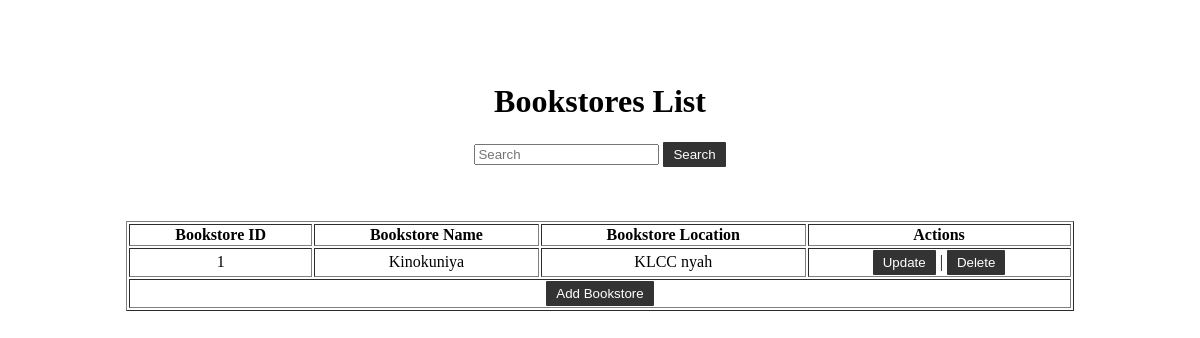
Page /nixon/bookstoredisplay.php on the committed database.
### tables this page shows
CREATE TABLE `bookstores` (
  `bookstore_id` int(10) NOT NULL,
  `bookstore_name` varchar(500) NOT NULL,
  `bookstore_location` varchar(500) NOT NULL
);

### nixon/bookstoredisplay.php (the view, shortened to what this page needs)
<?php
require "conec.php";
$sql = "SELECT * FROM bookstores";
$execute = mysqli_query($conec, $sql);
?>
<!DOCTYPE html>
<html lang="en">
<head>
    <link rel="stylesheet" type="text/css" href="css/styles.css">
</head>
<body>
    <br><br><br>
    <h1>Bookstores List</h1>
    <div align="center">
        <form action="bookstoresearch.php" method="POST">
            <input type="text" name="valueToSearch" placeholder="Search">
            <button type="submit" name="search" class="button">Search</button>
        </form>
        <br><br><br>
    </div>
    <table border="1" width="80%" align="center">
        <thead>
            <th>Bookstore ID</th>
            <th>Bookstore Name</th>
            <th>Bookstore Location</th>
            <th>Actions</th>
        </thead>
        <?php while ($result = mysqli_fetch_array($execute)) { ?>
            <tr align="center">
                <td><?= $result['bookstore_id'] ?></td>
                <td><?= $result['bookstore_name'] ?></td>
                <td><?= $result['bookstore_location'] ?></td>
                <td>
                    <a href="bookstoreupdate.php?bookstore_id=<?= $result['bookstore_id'] ?>"><button class="button">Update</button></a>
                    |
                    <a href="bookstoredelete.php?bookstore_id=<?= $result['bookstore_id'] ?>"><button class="button">Delete</button></a>
                </td>
            </tr>
        <?php } ?>
        <td colspan="4" align="center">
            <a href="bookstoreadd.php"><button class="button">Add Bookstore</button></a>
        </td>
    </table>
</body>
</html>

### nixon/css/styles.css (style rules this page uses)
h1 { text-align: center; }
.button { background-color:#333; color:#fff; padding: 5px 10px; border: none; border-radius: 1px; }

### rows in the picture
bookstores: bookstore_id "1", bookstore_name "Kinokuniya", bookstore_location "KLCC nyah"
